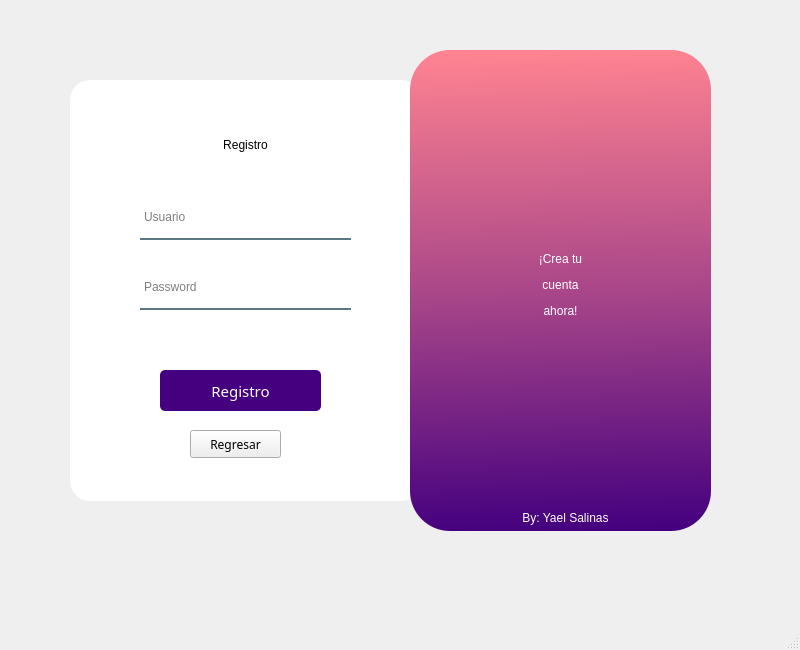
<?xml version="1.0" encoding="UTF-8"?>
<ui version="4.0">
 <class>MainWindow</class>
 <widget class="QMainWindow" name="MainWindow">
  <property name="geometry">
   <rect>
    <x>0</x>
    <y>0</y>
    <width>800</width>
    <height>650</height>
   </rect>
  </property>
  <property name="minimumSize">
   <size>
    <width>800</width>
    <height>650</height>
   </size>
  </property>
  <property name="maximumSize">
   <size>
    <width>800</width>
    <height>650</height>
   </size>
  </property>
  <property name="windowTitle">
   <string>MainWindow</string>
  </property>
  <widget class="QWidget" name="centralwidget">
   <widget class="QLabel" name="label">
    <property name="geometry">
     <rect>
      <x>410</x>
      <y>50</y>
      <width>301</width>
      <height>481</height>
     </rect>
    </property>
    <property name="styleSheet">
     <string notr="true">
background-color: qlineargradient(spread:pad, x1:0.542249, y1:1, x2:0.527, y2:0, stop:0 rgba(68, 0, 127, 255), stop:0.502488 rgba(170, 71, 137, 255), stop:1 rgba(255, 131, 145, 255));

border-radius: 40px;</string>
    </property>
    <property name="text">
     <string/>
    </property>
   </widget>
   <widget class="QLabel" name="label_2">
    <property name="geometry">
     <rect>
      <x>70</x>
      <y>80</y>
      <width>351</width>
      <height>421</height>
     </rect>
    </property>
    <property name="styleSheet">
     <string notr="true">background-color: rgb(255, 255, 255);
border-radius: 20px;</string>
    </property>
    <property name="text">
     <string/>
    </property>
   </widget>
   <widget class="QLabel" name="label_3">
    <property name="geometry">
     <rect>
      <x>460</x>
      <y>180</y>
      <width>201</width>
      <height>211</height>
     </rect>
    </property>
    <property name="styleSheet">
     <string notr="true">font: 18pt &quot;Futura Maxi CG Bold&quot;;
color: white;</string>
    </property>
    <property name="text">
     <string>&lt;html&gt;&lt;head/&gt;&lt;body&gt;&lt;p align=&quot;center&quot;&gt;¡Crea tu&lt;/p&gt;&lt;p align=&quot;center&quot;&gt;cuenta&lt;/p&gt;&lt;p align=&quot;center&quot;&gt;ahora!&lt;/p&gt;&lt;/body&gt;&lt;/html&gt;</string>
    </property>
   </widget>
   <widget class="QLabel" name="label_4">
    <property name="geometry">
     <rect>
      <x>170</x>
      <y>120</y>
      <width>151</width>
      <height>51</height>
     </rect>
    </property>
    <property name="styleSheet">
     <string notr="true">font: 18pt &quot;Futura Maxi CG Bold&quot;;
color: black;</string>
    </property>
    <property name="text">
     <string>&lt;html&gt;&lt;head/&gt;&lt;body&gt;&lt;p align=&quot;center&quot;&gt;Registro&lt;/p&gt;&lt;/body&gt;&lt;/html&gt;</string>
    </property>
   </widget>
   <widget class="QLineEdit" name="user_lineedit">
    <property name="geometry">
     <rect>
      <x>140</x>
      <y>200</y>
      <width>211</width>
      <height>40</height>
     </rect>
    </property>
    <property name="font">
     <font>
      <family>MS Shell Dlg 2</family>
      <pointsize>9</pointsize>
      <weight>50</weight>
      <italic>false</italic>
      <bold>false</bold>
     </font>
    </property>
    <property name="styleSheet">
     <string notr="true">background-color: rgba(0,0,0,0);
border: 2px solid rgba(0,0,0,0);
border-bottom-color: rgba(46,82,101,200);
color: rgb(0,0,0);
padding-bottom: 7px;</string>
    </property>
    <property name="text">
     <string/>
    </property>
    <property name="placeholderText">
     <string>Usuario</string>
    </property>
   </widget>
   <widget class="QLineEdit" name="password_lineedit">
    <property name="geometry">
     <rect>
      <x>140</x>
      <y>270</y>
      <width>211</width>
      <height>40</height>
     </rect>
    </property>
    <property name="font">
     <font>
      <pointsize>9</pointsize>
     </font>
    </property>
    <property name="styleSheet">
     <string notr="true">background-color: rgba(0,0,0,0);
border: 2px solid rgba(0,0,0,0);
border-bottom-color: rgba(46,82,101,200);
color: rgb(0,0,0);
padding-bottom: 7px;</string>
    </property>
    <property name="text">
     <string/>
    </property>
    <property name="echoMode">
     <enum>QLineEdit::Password</enum>
    </property>
    <property name="placeholderText">
     <string>Password</string>
    </property>
   </widget>
   <widget class="QPushButton" name="registrar">
    <property name="geometry">
     <rect>
      <x>160</x>
      <y>370</y>
      <width>161</width>
      <height>41</height>
     </rect>
    </property>
    <property name="font">
     <font>
      <family>Futura Maxi CG Bold</family>
      <pointsize>11</pointsize>
      <weight>50</weight>
      <bold>false</bold>
     </font>
    </property>
    <property name="styleSheet">
     <string notr="true">QPushButton#registrar{
	background-color:rgba(68, 0, 127, 255);
	color: white;
	border-radius: 5px;
}

QPushButton#registrar:pressed{
	padding-left: 5px;
	padding-top:5px;
	background-color: rgba(255, 131, 145, 255);
 	background-position: calc(100% - 10px)center;
}

QPushButton#registrar:hover{
	background-color:rgba(255, 131, 145, 255);
}</string>
    </property>
    <property name="text">
     <string>Registro</string>
    </property>
   </widget>
   <widget class="QPushButton" name="pushButton_3">
    <property name="geometry">
     <rect>
      <x>190</x>
      <y>430</y>
      <width>91</width>
      <height>28</height>
     </rect>
    </property>
    <property name="font">
     <font>
      <family>Futura Maxi CG Bold</family>
     </font>
    </property>
    <property name="whatsThis">
     <string>&lt;html&gt;&lt;head/&gt;&lt;body&gt;&lt;p align=&quot;center&quot;&gt;&lt;br/&gt;&lt;/p&gt;&lt;/body&gt;&lt;/html&gt;</string>
    </property>
    <property name="styleSheet">
     <string notr="true">QPushButton#pushButton_3:pressed{
	padding-left: 5px;
	padding-top:5px;
	background-color: rgba(255, 131, 145, 255);
}

QPushButton#pushButton_3:hover{
	background-color:rgba(255, 131, 145, 255);
	color:white;
}</string>
    </property>
    <property name="text">
     <string>Regresar</string>
    </property>
   </widget>
   <widget class="QLabel" name="aviso">
    <property name="geometry">
     <rect>
      <x>140</x>
      <y>330</y>
      <width>211</width>
      <height>16</height>
     </rect>
    </property>
    <property name="styleSheet">
     <string notr="true">color: red;</string>
    </property>
    <property name="text">
     <string/>
    </property>
   </widget>
   <widget class="QLabel" name="exito">
    <property name="geometry">
     <rect>
      <x>140</x>
      <y>330</y>
      <width>211</width>
      <height>16</height>
     </rect>
    </property>
    <property name="styleSheet">
     <string notr="true">color: green;</string>
    </property>
    <property name="text">
     <string/>
    </property>
   </widget>
   <widget class="QLabel" name="label_7">
    <property name="geometry">
     <rect>
      <x>510</x>
      <y>510</y>
      <width>111</width>
      <height>16</height>
     </rect>
    </property>
    <property name="styleSheet">
     <string notr="true">color: white;</string>
    </property>
    <property name="text">
     <string>&lt;html&gt;&lt;head/&gt;&lt;body&gt;&lt;p align=&quot;center&quot;&gt;By: Yael Salinas&lt;/p&gt;&lt;/body&gt;&lt;/html&gt;</string>
    </property>
    <property name="wordWrap">
     <bool>false</bool>
    </property>
   </widget>
   <zorder>label_2</zorder>
   <zorder>label</zorder>
   <zorder>label_3</zorder>
   <zorder>label_4</zorder>
   <zorder>user_lineedit</zorder>
   <zorder>password_lineedit</zorder>
   <zorder>registrar</zorder>
   <zorder>pushButton_3</zorder>
   <zorder>aviso</zorder>
   <zorder>exito</zorder>
   <zorder>label_7</zorder>
  </widget>
  <widget class="QMenuBar" name="menubar">
   <property name="geometry">
    <rect>
     <x>0</x>
     <y>0</y>
     <width>800</width>
     <height>26</height>
    </rect>
   </property>
  </widget>
  <widget class="QStatusBar" name="statusbar"/>
 </widget>
 <resources/>
 <connections/>
</ui>
